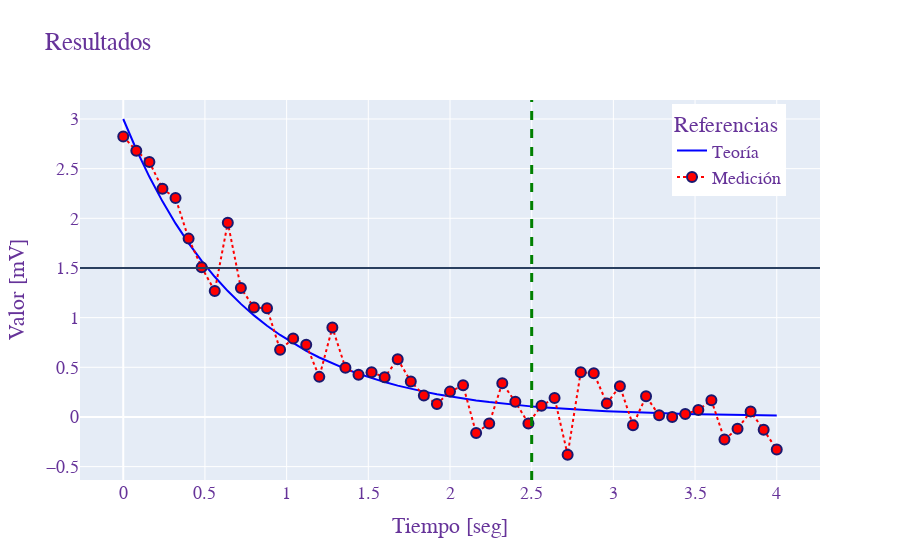

The notebook cell this image was saved under:
### Markdown cell above
Podemos tambien graficar lineas verticales y horizontales usando `axvline` y `axhline`

### Code cell
fig.add_hline(y=1.5)
fig.add_vline(x=2.5, line_width=3, line_dash="dash", line_color="green")
fig.show()

### Figure 1 — Plotly figure (JSON) as saved in the notebook; plotly's stock layout.template omitted (floating-point values rounded to 4 significant figures)
{"data": [{"line": {"color": "blue", "width": 2}, "name": "Teoría", "type": "scatter", "x": [0, 0.08, 0.16, 0.24, 0.32, 0.4, 0.48, 0.56, 0.64, 0.72, 0.8, 0.88, 0.96, 1.04, 1.12, 1.2, 1.28, 1.36, 1.44, 1.52, 1.6, 1.68, 1.76, 1.84, 1.92, 2, 2.08, 2.16, 2.24, 2.32, 2.4, 2.48, 2.56, 2.64, 2.72, 2.8, 2.88, 2.96, 3.04, 3.12, 3.2, 3.28, 3.36, 3.44, 3.52, 3.6, 3.68, 3.76, 3.84, 3.92, 4], "y": [3, 2.693, 2.418, 2.171, 1.949, 1.75, 1.571, 1.411, 1.268, 1.138, 1.023, 0.9187, 0.8253, 0.7415, 0.6662, 0.5986, 0.5379, 0.4834, 0.4345, 0.3905, 0.351, 0.3155, 0.2836, 0.2549, 0.2292, 0.2061, 0.1853, 0.1666, 0.1498, 0.1347, 0.1211, 0.1089, 0.09798, 0.08813, 0.07926, 0.0713, 0.06413, 0.05769, 0.0519, 0.04669, 0.04201, 0.03779, 0.034, 0.0306, 0.02753, 0.02477, 0.02229, 0.02006, 0.01805, 0.01625, 0.01462]}, {"line": {"color": "red", "dash": "dot", "width": 2}, "marker": {"color": "red", "line": {"color": "midnightblue", "width": 2}, "size": 10, "symbol": "circle"}, "mode": "lines+markers", "name": "Medición", "type": "scatter", "x": [0, 0.08, 0.16, 0.24, 0.32, 0.4, 0.48, 0.56, 0.64, 0.72, 0.8, 0.88, 0.96, 1.04, 1.12, 1.2, 1.28, 1.36, 1.44, 1.52, 1.6, 1.68, 1.76, 1.84, 1.92, 2, 2.08, 2.16, 2.24, 2.32, 2.4, 2.48, 2.56, 2.64, 2.72, 2.8, 2.88, 2.96, 3.04, 3.12, 3.2, 3.28, 3.36, 3.44, 3.52, 3.6, 3.68, 3.76, 3.84, 3.92, 4], "y": [2.825, 2.679, 2.567, 2.298, 2.204, 1.796, 1.508, 1.268, 1.956, 1.298, 1.102, 1.093, 0.6763, 0.7898, 0.7267, 0.4035, 0.9007, 0.4942, 0.4251, 0.4508, 0.4, 0.5804, 0.358, 0.2166, 0.1293, 0.255, 0.3182, -0.1625, -0.06598, 0.3397, 0.152, -0.06536, 0.1133, 0.1908, -0.3807, 0.451, 0.4407, 0.1365, 0.3091, -0.08288, 0.2073, 0.01611, -0.0008595, 0.03035, 0.06948, 0.1687, -0.227, -0.1187, 0.05373, -0.1297, -0.3283]}], "layout": {"font": {"color": "RebeccaPurple", "family": "Courier New, monospace", "size": 18}, "legend": {"title": {"text": "Referencias"}, "x": 0.8, "xanchor": "left", "y": 0.99, "yanchor": "top"}, "shapes": [{"type": "line", "x0": 0, "x1": 1, "xref": "x domain", "y0": 1.5, "y1": 1.5, "yref": "y"}, {"line": {"color": "green", "dash": "dash", "width": 3}, "type": "line", "x0": 2.5, "x1": 2.5, "xref": "x", "y0": 0, "y1": 1, "yref": "y domain"}], "title": {"text": "Resultados"}, "xaxis": {"title": {"text": "Tiempo [seg]"}}, "yaxis": {"title": {"text": "Valor [mV]"}}}}
